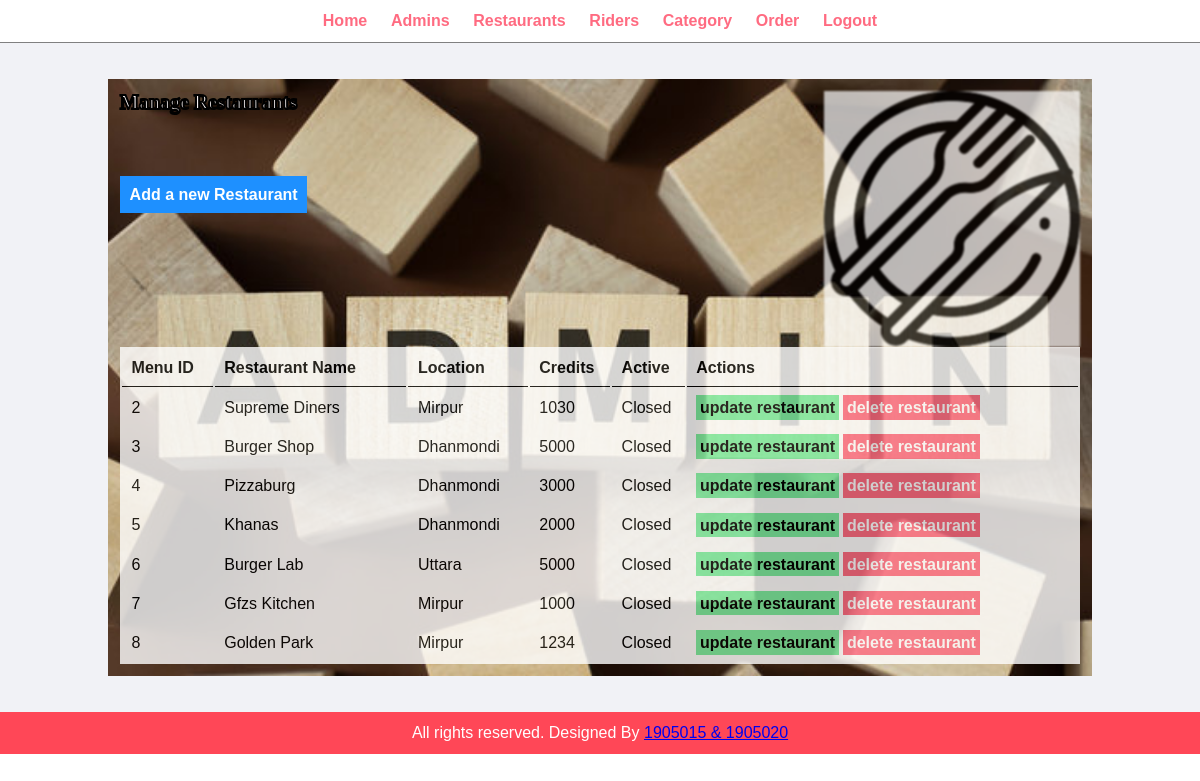
/admin/manage-restaurant.php (signed in), run on the app's committed database.
### tables this page shows
CREATE TABLE `restaurants` (
  `menu_id` int(11) NOT NULL,
  `restaurant_name` varchar(40) NOT NULL,
  `location` varchar(40) NOT NULL,
  `credits` int(11) NOT NULL,
  `password` varchar(100) NOT NULL,
  `active` tinyint(1) NOT NULL DEFAULT 0
);

### admin/manage-restaurant.php (the view, shortened to what this page needs)
<?php include('partials/menu.php'); ?>
 <div class = "main-content">
        <div class="wrapper login-admin-bg">
        <img src="../images/restaurant-icon.png" alt="" align = "right" class = "light-image">
        <h1 class = "text-white-black-stroke">Manage Restaurants</h1>
                <br />
                <br><br/><br/>
                <a href="add-restaurant.php" class="btn-primary">Add a new Restaurant</a>
                <br><br/><br/>
                <table class="tbl-full light-table">
                    <tr>
                        <th>Menu ID</th>
                        <th>Restaurant Name</th>
                        <th>Location</th>
                        <th>Credits</th>
                        <th>Active</th>
                        <th>Actions</th>
                    </tr>
                    <?php
                        $sql = "SELECT * FROM restaurants";
                        $res = mysqli_query($conn,$sql);
                        if($res == TRUE)
                        {
                            $count = mysqli_num_rows($res);
                            if($count > 0)
                            {
                                while($rows = mysqli_fetch_assoc($res))
                                {
                                    $menu_id = $rows['menu_id'];
                                    $restaurant_name = $rows['restaurant_name'];
                                    $locaion = $rows['location'];
                                    $credits = $rows['credits'];
                                    $active = $rows['active'];
                                    ?>
                                    <tr>
                                        <td><?php echo $menu_id?></td>
                                        <td><?php echo $restaurant_name?></td>
                                        <td><?php echo $locaion?></td>
                                        <td><?php echo $credits?></td>
                                        <td><?php
                                                if($active == TRUE)
                                                {
                                                    echo "Acive";
                                                }
                                                else
                                                {
                                                    echo "Closed";
                                                }
                                            ?>
                                        </td>
                                        <td>
                                            <a href="<?php echo SITEURL; ?>admin/update-restaurant.php?menu_id=<?php echo $menu_id; ?>" class="btn-secondary">update restaurant</a>
                                            <a href="<?php echo SITEURL; ?>admin/delete-restaurant.php?menu_id=<?php echo $menu_id; ?>" class="btn-danger">delete restaurant</a>
                                        </td>
                                    </tr>
                                    <?php
                                }
                            }
                        }
                    ?>
                </table>
            </div>
        </div>
<?php include('partials/footer.php'); ?>

### admin/partials/menu.php (shortened to what this page needs)
<html>
    <head>
        <link rel="stylesheet" href="../css/admin.css">
    </head>
    <body>
        <div class = "menu text-center">
            <div class = "wrapper">
                <ul>
                    <li><a href="index.php">Home</a></li>
                    <li><a href="manage-admin.php">Admins</a></li>
                    <li><a href="manage-restaurant.php">Restaurants</a>
                    <li><a href="manage-rider.php">Riders</a>
                    <li><a href="manage-category.php">Category</a></li>
                    <li><a href="manage-order.php">Order</a></li>
                    <li><a href="logout-admin.php">Logout</a></li>
                </ul>
            </div>
        </div>

### admin/partials/footer.php
        <div class = "footer">
            <div class = "wrapper">
                <p class = "text-center">All rights reserved. Designed By <a href="#">1905015 & 1905020</a></p>
            </div>
        </div>
    </body>
</html>

### css/admin.css (style rules this page uses)
* { margin: 0 0; padding: 0 0; font-family: Arial, Helvetica, sans-serif; }
.wrapper { padding: 1%; width: 80%; margin: 0 auto; }
.text-center { text-align: center; }
.menu { border-bottom: 1px solid grey; }
.menu ul { list-style: none; }
.menu ul li { display: inline; padding: 1%; }
.menu ul li a { text-decoration: none; font-weight: bold; color: #ff6b81; }
.tbl-full { width: 100%; }
table tr th { border-bottom: 1px solid black; padding: 1%; text-align: left; }
table tr td { padding: 1%; }
.btn-primary { background-color: #1e90ff; padding: 1%; color: white; text-decoration: none; font-weight: bold; }
.btn-secondary { background-color: #7bed9f; padding: 1%; color: black; text-decoration: none; font-weight: bold; }
.btn-danger { background-color: #ff6b81; padding: 1%; color: white; text-decoration: none; font-weight: bold; }
.main-content { background-color: #f1f2f6; padding: 3% 0; }
.footer { background-color: #ff4757; color: white; }
.login-admin-bg { background-image: url(../images/admin-bg.jpg); background-position: center; background-repeat: no-repeat; background-size:cover; }
.text-white-black-stroke { color: black; -webkit-text-fill-color: white; -webkit-text-stroke-width: 2px; -webkit-text-stroke-color: rgb(0, 0, 0); font-size: 40px; }
.light-table { background-color: white; border-color: black; border-width: 1px; opacity: 80%; }
.light-image { opacity: 70%; filter: blur(1px); }
.text-white-black-stroke { color: black; -webkit-text-fill-color: rgb(252, 247, 248); -webkit-text-stroke-width: 2px; -webkit-text-stroke-color: rgb(0, 0, 0); font-family: Cambria, Cochin, Georgia, Times, 'Times New Roman', serif; font-size: 20px; }

### data on the page
restaurants: menu_id "2", restaurant_name "Supreme Diners", location "Mirpur", credits "1030", active "Closed"
restaurants: menu_id "3", restaurant_name "Burger Shop", location "Dhanmondi", credits "5000", active "Closed"
restaurants: menu_id "4", restaurant_name "Pizzaburg", location "Dhanmondi", credits "3000", active "Closed"
restaurants: menu_id "5", restaurant_name "Khanas", location "Dhanmondi", credits "2000", active "Closed"
restaurants: menu_id "6", restaurant_name "Burger Lab", location "Uttara", credits "5000", active "Closed"
restaurants: menu_id "7", restaurant_name "Gfzs Kitchen", location "Mirpur", credits "1000", active "Closed"
restaurants: menu_id "8", restaurant_name "Golden Park", location "Mirpur", credits "1234", active "Closed"
